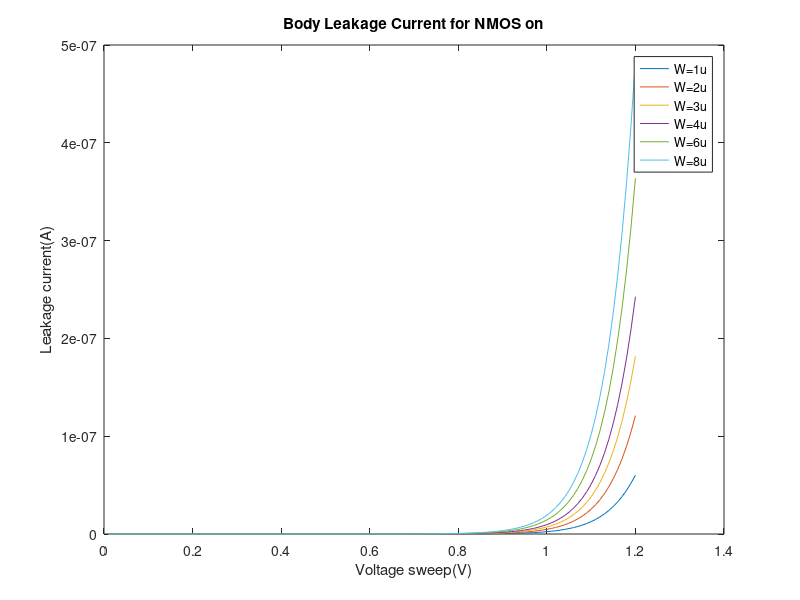

Source code (MATLAB):
x = [ 1.00000000e-02 2.00000000e-02 3.00000000e-02 4.00000000e-02 5.00000000e-02 6.00000000e-02 7.00000000e-02 8.00000000e-02 9.00000000e-02 1.00000000e-01 1.10000000e-01 1.20000000e-01 1.30000000e-01 1.40000000e-01 1.50000000e-01 1.60000000e-01 1.70000000e-01 1.80000000e-01 1.90000000e-01 2.00000000e-01 2.10000000e-01 2.20000000e-01 2.30000000e-01 2.40000000e-01 2.50000000e-01 2.60000000e-01 2.70000000e-01 2.80000000e-01 2.90000000e-01 3.00000000e-01 3.10000000e-01 3.20000000e-01 3.30000000e-01 3.40000000e-01 3.50000000e-01 3.60000000e-01 3.70000000e-01 3.80000000e-01 3.90000000e-01 4.00000000e-01 4.10000000e-01 4.20000000e-01 4.30000000e-01 4.40000000e-01 4.50000000e-01 4.60000000e-01 4.70000000e-01 4.80000000e-01 4.90000000e-01 5.00000000e-01 5.10000000e-01 5.20000000e-01 5.30000000e-01 5.40000000e-01 5.50000000e-01 5.60000000e-01 5.70000000e-01 5.80000000e-01 5.90000000e-01 6.00000000e-01 6.10000000e-01 6.20000000e-01 6.30000000e-01 6.40000000e-01 6.50000000e-01 6.60000000e-01 6.70000000e-01 6.80000000e-01 6.90000000e-01 7.00000000e-01 7.10000000e-01 7.20000000e-01 7.30000000e-01 7.40000000e-01 7.50000000e-01 7.60000000e-01 7.70000000e-01 7.80000000e-01 7.90000000e-01 8.00000000e-01 8.10000000e-01 8.20000000e-01 8.30000000e-01 8.40000000e-01 8.50000000e-01 8.60000000e-01 8.70000000e-01 8.80000000e-01 8.90000000e-01 9.00000000e-01 9.10000000e-01 9.20000000e-01 9.30000000e-01 9.40000000e-01 9.50000000e-01 9.60000000e-01 9.70000000e-01 9.80000000e-01 9.90000000e-01 1.00000000e+00 1.01000000e+00 1.02000000e+00 1.03000000e+00 1.04000000e+00 1.05000000e+00 1.06000000e+00 1.07000000e+00 1.08000000e+00 1.09000000e+00 1.10000000e+00 1.11000000e+00 1.12000000e+00 1.13000000e+00 1.14000000e+00 1.15000000e+00 1.16000000e+00 1.17000000e+00 1.18000000e+00 1.19000000e+00 1.20000000e+00];
I1 = [ 3.18227626e-16 6.48125249e-16 9.89659264e-16 1.34308202e-15 1.70866626e-15 2.08671216e-15 2.47755681e-15 2.88158693e-15 3.29925585e-15 3.73110587e-15 4.17779764e-15 4.64014813e-15 5.11917956e-15 5.61618139e-15 6.13278842e-15 6.67107778e-15 7.23368812e-15 7.82396463e-15 8.44613330e-15 9.10550883e-15 9.80874043e-15 1.05641011e-14 1.13818270e-14 1.22745160e-14 1.32575964e-14 1.43498823e-14 1.55742337e-14 1.69583485e-14 1.85357168e-14 2.03467749e-14 2.24403050e-14 2.48751329e-14 2.77221860e-14 3.10669814e-14 3.50126287e-14 3.96834436e-14 4.52292847e-14 5.18307489e-14 5.97053826e-14 6.91150975e-14 8.03750162e-14 9.38640158e-14 1.10037291e-13 1.29441318e-13 1.52731686e-13 1.80694325e-13 2.14270805e-13 2.54588468e-13 3.02996315e-13 3.61107770e-13 4.30851597e-13 5.14532567e-13 6.14903686e-13 7.35252216e-13 8.79502083e-13 1.05233580e-12 1.25933956e-12 1.50717596e-12 1.80378943e-12 2.15865076e-12 2.58304785e-12 3.09043156e-12 3.69682700e-12 4.42132247e-12 5.28665076e-12 6.31988001e-12 7.55323475e-12 9.02507144e-12 1.07810373e-11 1.28754469e-11 1.53729166e-11 1.83503054e-11 2.18990188e-11 2.61277424e-11 3.11656863e-11 3.71664325e-11 4.43124983e-11 5.28207454e-11 6.29487909e-11 7.50026016e-11 8.93454881e-11 1.06408750e-10 1.26704273e-10 1.50839417e-10 1.79534625e-10 2.13644199e-10 2.54180836e-10 3.02344545e-10 3.59556719e-10 4.27500215e-10 5.08166476e-10 6.03910827e-10 7.17517272e-10 8.52274309e-10 1.01206344e-09 1.20146226e-09 1.42586432e-09 1.69161789e-09 2.00618633e-09 2.37833256e-09 2.81833040e-09 3.33820565e-09 3.95200936e-09 4.67612591e-09 5.52961763e-09 6.53460727e-09 7.71669845e-09 9.10543277e-09 1.07347805e-08 1.26436594e-08 1.48764745e-08 1.74836663e-08 2.05222553e-08 2.40563647e-08 2.81577022e-08 3.29059787e-08 3.83892434e-08 4.47041133e-08 5.19558792e-08 6.02584777e-08];
I2 = [ 6.39669635e-16 1.30279714e-15 1.98931498e-15 2.69973039e-15 3.43459162e-15 4.19450205e-15 4.98013927e-15 5.79228062e-15 6.63183733e-15 7.49989950e-15 8.39779508e-15 9.32716629e-15 1.02900679e-14 1.12890918e-14 1.23275241e-14 1.34095401e-14 1.45404437e-14 1.57269590e-14 1.69775808e-14 1.83029921e-14 1.97165585e-14 2.12349095e-14 2.28786210e-14 2.46730156e-14 2.66491063e-14 2.88447106e-14 3.13057798e-14 3.40879895e-14 3.72586578e-14 4.08990657e-14 4.51072699e-14 5.00015165e-14 5.57243757e-14 6.24477452e-14 7.03788851e-14 7.97676809e-14 9.09153625e-14 1.04184946e-13 1.20013719e-13 1.38928147e-13 1.61561654e-13 1.88675817e-13 2.21185615e-13 2.60189513e-13 3.07005296e-13 3.63212751e-13 4.30704509e-13 5.11746612e-13 6.09050661e-13 7.25859754e-13 8.66050856e-13 1.03425672e-12 1.23601107e-12 1.47792153e-12 1.76787547e-12 2.11528500e-12 2.53137875e-12 3.02954889e-12 3.62576420e-12 4.33906147e-12 5.19212994e-12 6.21200651e-12 7.43090234e-12 8.88718574e-12 1.06265505e-11 1.27034045e-11 1.51825201e-11 1.81409948e-11 2.16705808e-11 2.58804512e-11 3.09004862e-11 3.68851733e-11 4.40182379e-11 5.25181387e-11 6.26445876e-11 7.47062834e-11 8.90700837e-11 1.06171877e-10 1.26529466e-10 1.50757837e-10 1.79587231e-10 2.13884543e-10 2.54678636e-10 3.03190274e-10 3.60867498e-10 4.29427401e-10 5.10905424e-10 6.07713486e-10 7.22708449e-10 8.59272693e-10 1.02140880e-09 1.21385069e-09 1.44219385e-09 1.71304772e-09 2.03421353e-09 2.41489155e-09 2.86592188e-09 3.40006341e-09 4.03231608e-09 4.78029154e-09 5.66463801e-09 6.70952457e-09 7.94319046e-09 9.39856410e-09 1.11139557e-08 1.31338256e-08 1.55096296e-08 1.83007370e-08 2.15754167e-08 2.54118802e-08 2.98993653e-08 3.51392381e-08 4.12460871e-08 4.83487729e-08 5.65913961e-08 6.61341388e-08 7.71539370e-08 8.98449409e-08 1.04418728e-07 1.21104247e-07];
I3 = [ 9.61111565e-16 1.95746889e-15 2.98897049e-15 4.05637850e-15 5.16051668e-15 6.30229161e-15 7.48272137e-15 8.70297394e-15 9.96441843e-15 1.12686928e-14 1.26177922e-14 1.40141842e-14 1.54609559e-14 1.69620020e-14 1.85222597e-14 2.01480024e-14 2.18471992e-14 2.36299532e-14 2.55090279e-14 2.75004747e-14 2.96243756e-14 3.19057166e-14 3.43754130e-14 3.70715128e-14 4.00406127e-14 4.33395345e-14 4.70373200e-14 5.12176225e-14 5.59815881e-14 6.14513420e-14 6.77742154e-14 7.51278733e-14 8.37265286e-14 9.38284581e-14 1.05745070e-13 1.19851819e-13 1.36601303e-13 1.56538952e-13 1.80321791e-13 2.08740833e-13 2.42747796e-13 2.83486944e-13 3.32333026e-13 3.90936478e-13 4.61277259e-13 5.45728978e-13 6.47135290e-13 7.68900888e-13 9.15099904e-13 1.09060503e-12 1.30124132e-12 1.55396937e-12 1.85710347e-12 2.22057138e-12 2.65622360e-12 3.17820154e-12 3.80337576e-12 4.55186749e-12 5.44766912e-12 6.51938253e-12 7.80109718e-12 9.33343454e-12 1.11647901e-11 1.33528098e-11 1.59661456e-11 1.90865416e-11 2.28113135e-11 2.72562943e-11 3.25593339e-11 3.88844554e-11 4.64267916e-11 5.54184447e-11 6.61354432e-11 7.89059971e-11 9.41202933e-11 1.12242114e-10 1.33822616e-10 1.59516662e-10 1.90102178e-10 2.26503088e-10 2.69816464e-10 3.21344672e-10 3.82633401e-10 4.55516628e-10 5.42169758e-10 6.45172380e-10 7.67582320e-10 9.13022956e-10 1.08578607e-09 1.29095289e-09 1.53453627e-09 1.82364770e-09 2.16669288e-09 2.57360060e-09 3.05608989e-09 3.62798130e-09 4.30555855e-09 5.10798760e-09 6.05780055e-09 7.18145247e-09 8.50995941e-09 1.00796258e-08 1.19328694e-08 1.41191510e-08 1.66960144e-08 1.97302408e-08 2.32991174e-08 2.74918165e-08 3.24108766e-08 3.81737679e-08 4.49145192e-08 5.27853736e-08 6.19584301e-08 7.26272197e-08 8.50081577e-08 9.93418070e-08 1.15893886e-07 1.34955960e-07 1.56845758e-07 1.81907083e-07];
I4 = [ 1.28255338e-15 2.61214042e-15 3.98862569e-15 5.41302622e-15 6.88644128e-15 8.41008066e-15 9.98530293e-15 1.16136667e-14 1.32969990e-14 1.50374855e-14 1.68377888e-14 1.87012016e-14 2.06318436e-14 2.26349119e-14 2.47169951e-14 2.68864644e-14 2.91539543e-14 3.15329469e-14 3.40404742e-14 3.66979563e-14 3.95321912e-14 4.25765216e-14 4.58722022e-14 4.94700061e-14 5.34321140e-14 5.78343515e-14 6.27688511e-14 6.83472435e-14 7.47045023e-14 8.20035967e-14 9.04411314e-14 1.00254190e-13 1.11728626e-13 1.25209094e-13 1.41111149e-13 1.59935809e-13 1.82287036e-13 2.08892671e-13 2.40629467e-13 2.78552975e-13 3.23933193e-13 3.78297057e-13 4.43479065e-13 5.21681597e-13 6.15546747e-13 7.28241904e-13 8.63561684e-13 1.02604936e-12 1.22114148e-12 1.45534023e-12 1.73641858e-12 2.07366477e-12 2.47817339e-12 2.96319200e-12 3.54453382e-12 4.24106903e-12 5.07530946e-12 6.07410451e-12 7.26946915e-12 8.69956897e-12 1.04098919e-11 1.24546420e-11 1.48983961e-11 1.78180746e-11 2.13052833e-11 2.54690972e-11 3.04393684e-11 3.63706571e-11 4.34469002e-11 5.18869579e-11 6.19511987e-11 7.39493192e-11 8.82496247e-11 1.05290045e-10 1.25591201e-10 1.49771909e-10 1.78567562e-10 2.12851919e-10 2.53662934e-10 3.02233347e-10 3.60026912e-10 4.28781283e-10 5.10558742e-10 6.07806194e-10 7.23426055e-10 8.60859971e-10 1.02418761e-09 1.21824314e-09 1.44875244e-09 1.72249452e-09 2.04749131e-09 2.43323026e-09 2.89092538e-09 3.43382242e-09 4.07755532e-09 4.84056132e-09 5.74456341e-09 6.81512919e-09 8.08231637e-09 9.58141542e-09 1.13538004e-08 1.34478992e-08 1.59202936e-08 1.88369591e-08 2.22746521e-08 2.63224488e-08 3.10834370e-08 3.66765554e-08 4.32385679e-08 5.09261506e-08 5.99180617e-08 7.04173480e-08 8.26535325e-08 9.68847158e-08 1.13399511e-07 1.32518727e-07 1.54596708e-07 1.80022255e-07 2.09219045e-07 2.42645509e-07];
I6 = [ 1.92543650e-15 3.92148251e-15 5.98793472e-15 8.12631995e-15 1.03382885e-14 1.26256566e-14 1.49904637e-14 1.74350498e-14 1.99621577e-14 2.25750686e-14 2.52777798e-14 2.80752344e-14 3.09736172e-14 3.39807303e-14 3.71064648e-14 4.03633879e-14 4.37674636e-14 4.73389323e-14 5.11033638e-14 5.50929146e-14 5.93478156e-14 6.39181223e-14 6.88657682e-14 7.42669760e-14 8.02150946e-14 8.68239562e-14 9.42318744e-14 1.02606433e-13 1.12150261e-13 1.23108012e-13 1.35774836e-13 1.50506649e-13 1.67732582e-13 1.87970035e-13 2.11842845e-13 2.40103146e-13 2.73657608e-13 3.13598866e-13 3.61243100e-13 4.18174896e-13 4.86300756e-13 5.67912887e-13 6.65765197e-13 7.83163827e-13 9.24074992e-13 1.09325344e-12 1.29639545e-12 1.54032110e-12 1.83319142e-12 2.18476695e-12 2.60671585e-12 3.11298074e-12 3.72021570e-12 4.44830646e-12 5.32098988e-12 6.36659132e-12 7.61890229e-12 9.11822485e-12 1.09126144e-11 1.30593582e-11 1.56267337e-11 1.86961004e-11 2.23643867e-11 2.67470468e-11 3.19815757e-11 3.82316867e-11 4.56922759e-11 5.45953210e-11 6.52168877e-11 7.78854520e-11 9.29917832e-11 1.11000676e-10 1.32464879e-10 1.58041619e-10 1.88512215e-10 2.24805332e-10 2.68024564e-10 3.19481130e-10 3.80732615e-10 4.53628875e-10 5.40366382e-10 6.43552556e-10 7.66281876e-10 9.12225861e-10 1.08573942e-09 1.29198640e-09 1.53708782e-09 1.82829651e-09 2.17420294e-09 2.58497729e-09 3.07265406e-09 3.65146596e-09 4.33823521e-09 5.15283129e-09 6.11870531e-09 7.26351243e-09 8.61983513e-09 1.02260211e-08 1.21271507e-08 1.43761504e-08 1.70350679e-08 2.01765262e-08 2.38853726e-08 2.82605361e-08 3.34171060e-08 3.94886378e-08 4.66296875e-08 5.50185666e-08 6.48602988e-08 7.63897459e-08 8.98748556e-08 1.05619964e-07 1.23969071e-07 1.45308979e-07 1.70072193e-07 1.98739423e-07 2.31841595e-07 2.69961209e-07 3.13732958e-07 3.63843532e-07];
I8 = [ 2.56831868e-15 5.23082282e-15 7.98724123e-15 1.08396105e-14 1.37901321e-14 1.68412284e-14 1.99956202e-14 2.32564284e-14 2.66273118e-14 3.01126473e-14 3.37177667e-14 3.74492635e-14 4.13153878e-14 4.53265463e-14 4.94959329e-14 5.38403100e-14 5.83809709e-14 6.31449142e-14 6.81662476e-14 7.34878644e-14 7.91634278e-14 8.52597060e-14 9.18593112e-14 9.90639153e-14 1.06998034e-13 1.15813507e-13 1.25694826e-13 1.36865527e-13 1.49595891e-13 1.64212254e-13 1.81108306e-13 2.00758787e-13 2.23736095e-13 2.50730362e-13 2.82573688e-13 3.20269294e-13 3.65026525e-13 4.18302765e-13 4.81853561e-13 5.57792453e-13 6.48662351e-13 7.57520601e-13 8.88040346e-13 1.04463127e-12 1.23258342e-12 1.45823853e-12 1.72919407e-12 2.05454634e-12 2.44518000e-12 2.91411300e-12 3.47690737e-12 4.15215853e-12 4.96207791e-12 5.93318681e-12 7.09714236e-12 8.49172087e-12 1.01619881e-11 1.21616920e-11 1.45549198e-11 1.74180695e-11 2.08421945e-11 2.49357926e-11 2.98281218e-11 3.56731431e-11 4.26542062e-11 5.09896200e-11 6.09392708e-11 7.28124858e-11 8.69773751e-11 1.03871925e-10 1.24017173e-10 1.48032847e-10 1.76655930e-10 2.10762693e-10 2.51394827e-10 2.99790446e-10 3.57420849e-10 4.26034089e-10 5.07706615e-10 6.04904434e-10 7.20555543e-10 8.58135647e-10 1.02176958e-09 1.21635119e-09 1.44768505e-09 1.72265373e-09 2.04941522e-09 2.43763567e-09 2.89876348e-09 3.44635186e-09 4.09643774e-09 4.86798659e-09 5.78341353e-09 6.86919284e-09 8.15656953e-09 9.68238814e-09 1.14900556e-08 1.36306567e-08 1.61642421e-08 1.91613101e-08 2.27045037e-08 2.68905462e-08 3.18324343e-08 3.76619106e-08 4.45322281e-08 5.26212172e-08 6.21346569e-08 7.33099372e-08 8.64199905e-08 1.01777446e-07 1.19738947e-07 1.40709534e-07 1.65146997e-07 1.93566043e-07 2.26542130e-07 2.64714799e-07 3.08790312e-07 3.59543452e-07 4.17818312e-07 4.84528014e-07];

figure;
plot(x, I1);
hold on
plot(x, I2);
plot(x, I3);
plot(x, I4);
plot(x, I6);
plot(x, I8);
hold off
xlabel('Voltage sweep(V)');
ylabel('Leakage current(A)');
title('Body Leakage Current for NMOS on');
legend('W=1u','W=2u','W=3u','W=4u','W=6u','W=8u');